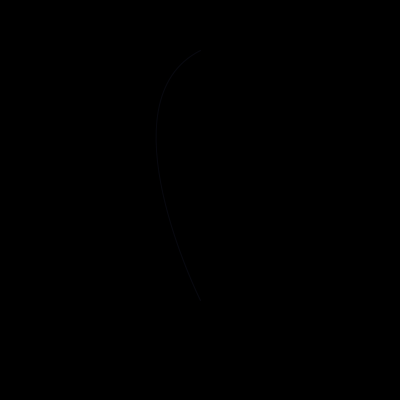
Frame 1 (no input)
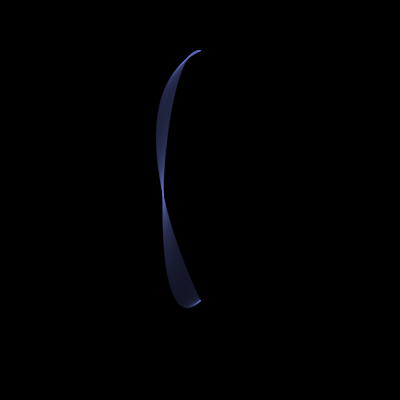
Frame 60 (the mouse pressed at the canvas centre just before this capture)
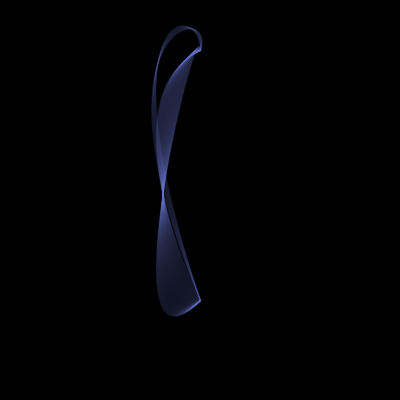
Frame 120 (the mouse held since frame 60 and released just before this capture)

The Processing sketch that drew these frames (run headless with seeded random() and noise(); from frame 60 on, the mouse is pressed at the canvas centre):

// Processing sketch: sketch_171206c
// ── sketch_171206c.pde
int anchor1x = 200;
int anchor1y = 50;
int anchor2x = 200;
int anchor2y = 300;
int control1x = 100;
int control1y = 100;
int control2x = 200;
int control2y = 300;

void setup() {
  size(400,400);
  background(0);
}

void draw() {
  //background(0);
  bez1(
    anchor1x,
    anchor1y,
    control1x,
    control1y,
    control2x,
    control2y,
    anchor2x,
    anchor2y,
    false
  );
  control1x = abs(control1x +1) % 400;
  control1y = abs(control1y -1) % 400;
    control2x = abs(control2x -1) % 400;
  control2y = abs(control2y +1) % 400;
}

void bez1(int a1x, int a1y, int c1x, int c1y, int c2x, int c2y, int a2x, int a2y, boolean showControls) {
  noFill();
  stroke(100, 120, 200, 20);
  bezier(a1x, a1y, c1x, c1y, c2x, c2y, a2x, a2y);
  if (showControls) {
    stroke (100,100,255);
    line(a1x, a1y, c1x, c1y);
    line(a2x, a2y, c2x, c2y);
  }
}
